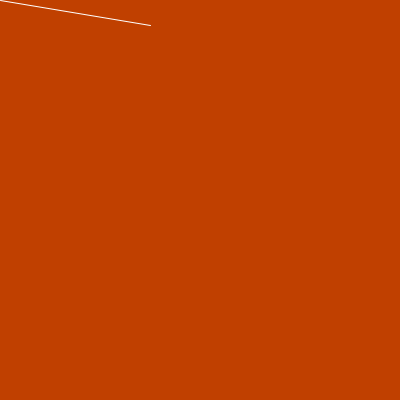
Frame 1 (no input)
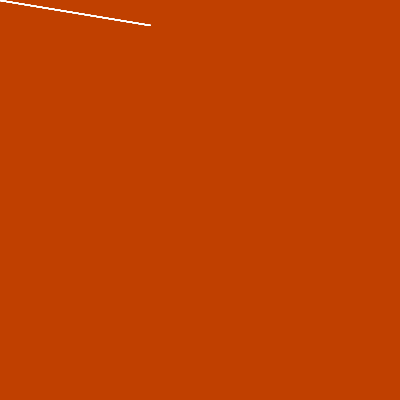
Frame 60 (the mouse pressed at the canvas centre just before this capture)
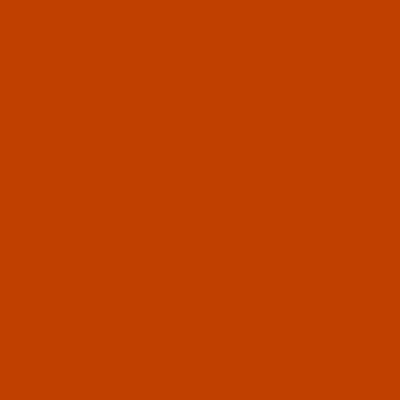
Frame 120 (the mouse held since frame 60 and released just before this capture)

The Processing sketch that drew these frames (run headless with seeded random() and noise(); from frame 60 on, the mouse is pressed at the canvas centre):

// Processing sketch: mouse
// ── mouse.pde
     void setup() {
       size(400, 400);
       stroke(255);
       background(192, 64, 0);
     } 

     void draw() {
       if (mousePressed) {
         background(192, 64, 0);
       }else {
       line(150, 25, mouseX, mouseY);         
       }
     }
